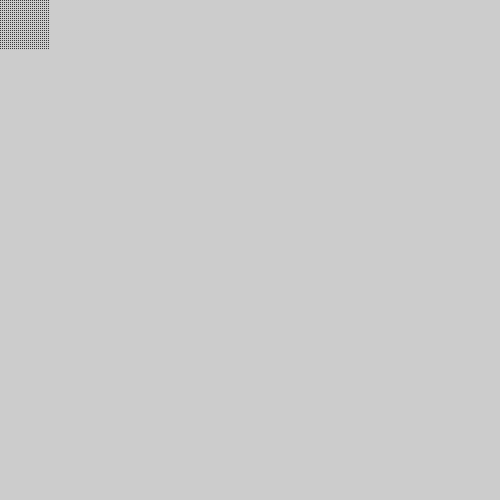
Frame 1 (no input)
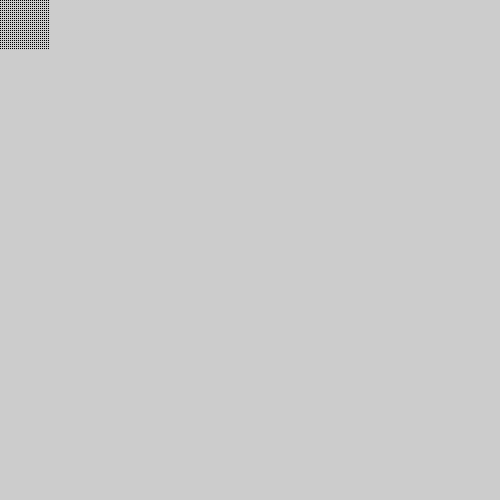
Frame 60 (the mouse pressed at the canvas centre just before this capture)
Frame 120 (the mouse held since frame 60 and released just before this capture): identical to frame 60, image omitted

The Processing sketch that drew these frames (run headless with seeded random() and noise(); from frame 60 on, the mouse is pressed at the canvas centre):

// Processing sketch: sketch_118
// ── sketch_118.pde
void setup(){
  size(500,500);
  //background(0);
  //noStroke();
  
}

//float noiseScale=0.02;

void draw(){
  for (int x = 0; x < 50; x= x+2) {
  for (int y = 0; y < 50; y= y+2) {
    point(x, y);
  }
}
  
  }
  
